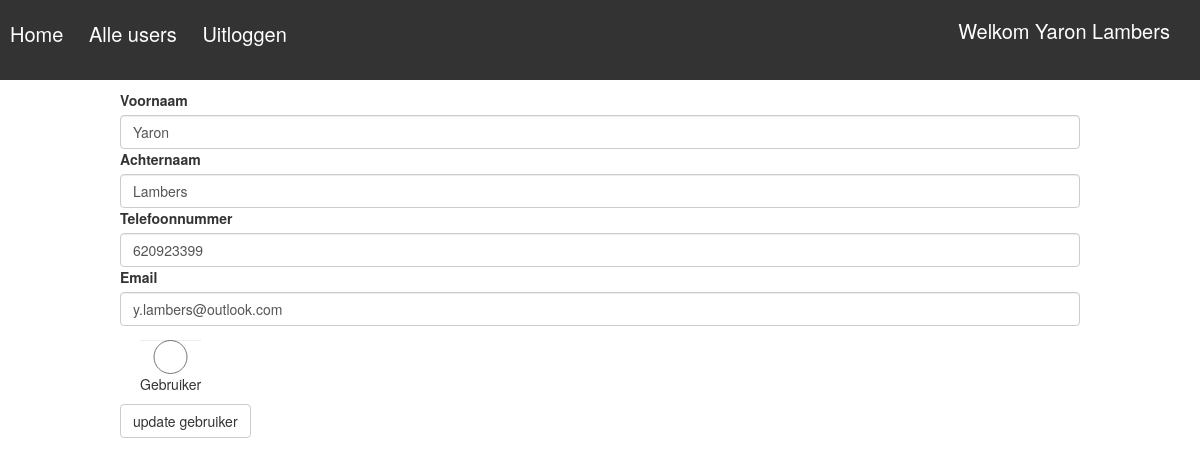
The page /includes/handleuser.php?id=3 (signed in) on the database its author committed.
### tables this page shows
CREATE TABLE `user` (
  `id` int(5) NOT NULL,
  `firstname` varchar(45) NOT NULL,
  `lastname` varchar(45) NOT NULL,
  `phone` int(14) NOT NULL,
  `role` int(2) NOT NULL DEFAULT '1',
  `email` varchar(100) NOT NULL,
  `password` varchar(32) NOT NULL
);

### includes/handleuser.php (the view, shortened to what this page needs)
<!doctype html>
<html lang="en">
<head>
    <link rel="stylesheet" href="../css/style.css">
    <link rel="stylesheet" href="../css/bootstrap.css">
</head>
<body>
<?php
include_once('database.php');
$email = $_SESSION['email'];
$user_email = "SELECT * FROM user WHERE email LIKE '%$email%'";
$result = mysqli_query($db, $user_email);
$row = mysqli_fetch_assoc($result);
$userName = $row['firstname'] ." ". $row['lastname']. "<br/>";
$role = $row['role'];
if(!empty($_SESSION['email'])){
    echo '<div class="menubar">';
    echo "<h2>"."Welkom ". $userName."</h2>"."<br/>";
    echo '<a href="ticket.php">Home </a> ';
    echo '<a class="menu" href="user.php"> Alle users </a>';
    echo '<a href="logout.php">Uitloggen </a>';
    echo '</div>';
}else{
    header('location: ../index.php');
}
if($role == 2){
    $id = $_GET['id'];
    $queryUser = "SELECT * FROM user WHERE id LIKE '%$id%'";
    $resultUser = mysqli_query($db, $queryUser);
    $rowUser = mysqli_fetch_array($resultUser);
    $roleUser = $rowUser['role'];
    echo '
<div class="containerForm">
    <form action="" method="POST" role="form">
      <div class="form-group">
        <label>Voornaam</label>
        <input type="text" name="firstname" class="form-control" value="'.$rowUser['firstname'].'"> </input>
        <label>Achternaam</label>
        <input type="text" name="lastname" class="form-control" value="'.$rowUser['lastname'].'"> </input>
        <label>Telefoonnummer</label>
        <input type="text" name="phone" class="form-control" value="'.$rowUser['phone'].'"> </input>
        <label>Email</label>
        <input type="text" name="email" class="form-control" value="'.$rowUser['email'].'"> </input>
    ';
        if($roleUser == 1){
            echo'
                <div class="checkbox">
                    <label><input type="radio" class="form-control" name="level" value="2"> Admin </input></label>
                </div>
                ';
        }elseif($roleUser == 2){
            echo '
                <div class="checkbox">
                    <label><input type="radio" class="form-control" name="level" value="1"> Gebruiker </input></label>
                </div>
                ';
        }else{
            echo '
                <div class="checkbox">
                    <label><input type="radio" class="form-control" name="level" value="1"> Gebruiker </input></label>
                </div>
                ';
        }
        echo'
        <input type="submit" class="btn btn-default" name="updateUser" value="update gebruiker" />
        </div>
    </form>
</div>
';
}

### css/style.css (style rules this page uses)
body { margin: 0; padding: 0; }
.containerForm { width: 80%; height: auto; margin: 0 auto; background: #fff; }
.menubar { width: 100%; height: 80px; color: #000; background: #333; margin-bottom: 10px; }
.menubar h2 { font-size: 20px; color: #fff; display: inline-block; position: absolute; right: 30px; }
.menubar a { color: #fff; font-size: 20px; text-decoration: none; padding: 0 10px; }

### rows shown on the page
user: firstname "Yaron", lastname "Lambers", phone "620923399", email "y.lambers@outlook.com"
